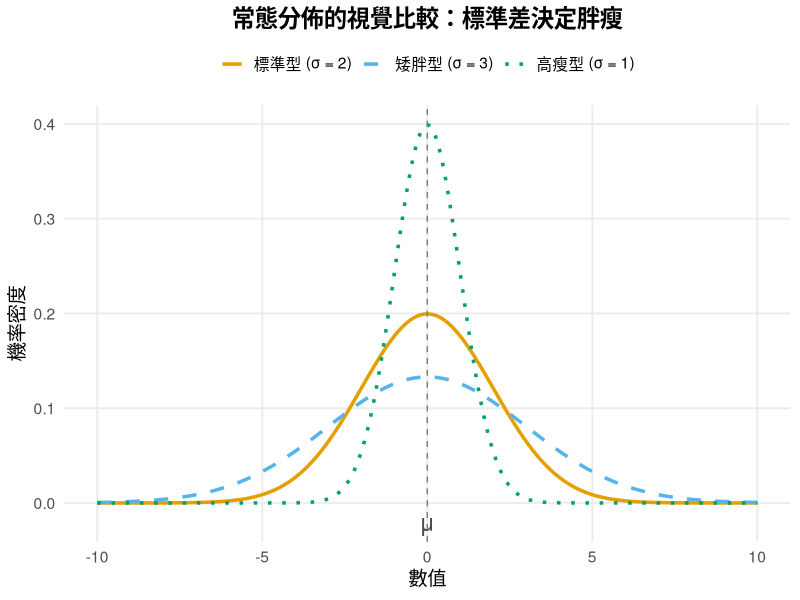

Reproduce this figure in R.
## ---- chunk 1
knitr::opts_chunk$set(echo = FALSE, warning = FALSE, message = FALSE)
## ---- chunk 2
library(ggplot2)
library(tidyr)

# 生成三種不同標準差的常態分佈
x <- seq(-10, 10, length.out = 500)
df <- data.frame(
  x = rep(x, 3),
  密度 = c(
    dnorm(x, mean = 0, sd = 1),   # 高瘦型（sigma = 1）
    dnorm(x, mean = 0, sd = 2),   # 標準型（sigma = 2）
    dnorm(x, mean = 0, sd = 3)    # 矮胖型（sigma = 3）
  ),
  類型 = rep(
    c("高瘦型 (σ = 1)", "標準型 (σ = 2)", "矮胖型 (σ = 3)"),
    each = length(x)
  )
)

ggplot(df, aes(x = x, y = 密度, color = 類型, linetype = 類型)) +
  geom_line(size = 1.2) +
  geom_vline(xintercept = 0, linetype = "dashed", color = "gray50", size = 0.5) +
  annotate("text", x = 0, y = -0.02, label = "μ", size = 6, color = "gray30") +
  scale_color_manual(values = c("#E69F00", "#56B4E9", "#009E73")) +
  scale_linetype_manual(values = c("solid", "dashed", "dotted")) +
  labs(
    title = "常態分佈的視覺比較：標準差決定胖瘦",
    x = "數值",
    y = "機率密度",
    color = NULL,
    linetype = NULL
  ) +
  theme_minimal(base_size = 14) +
  theme(
    legend.position = "top",
    plot.title = element_text(hjust = 0.5, face = "bold"),
    panel.grid.minor = element_blank()
  )
